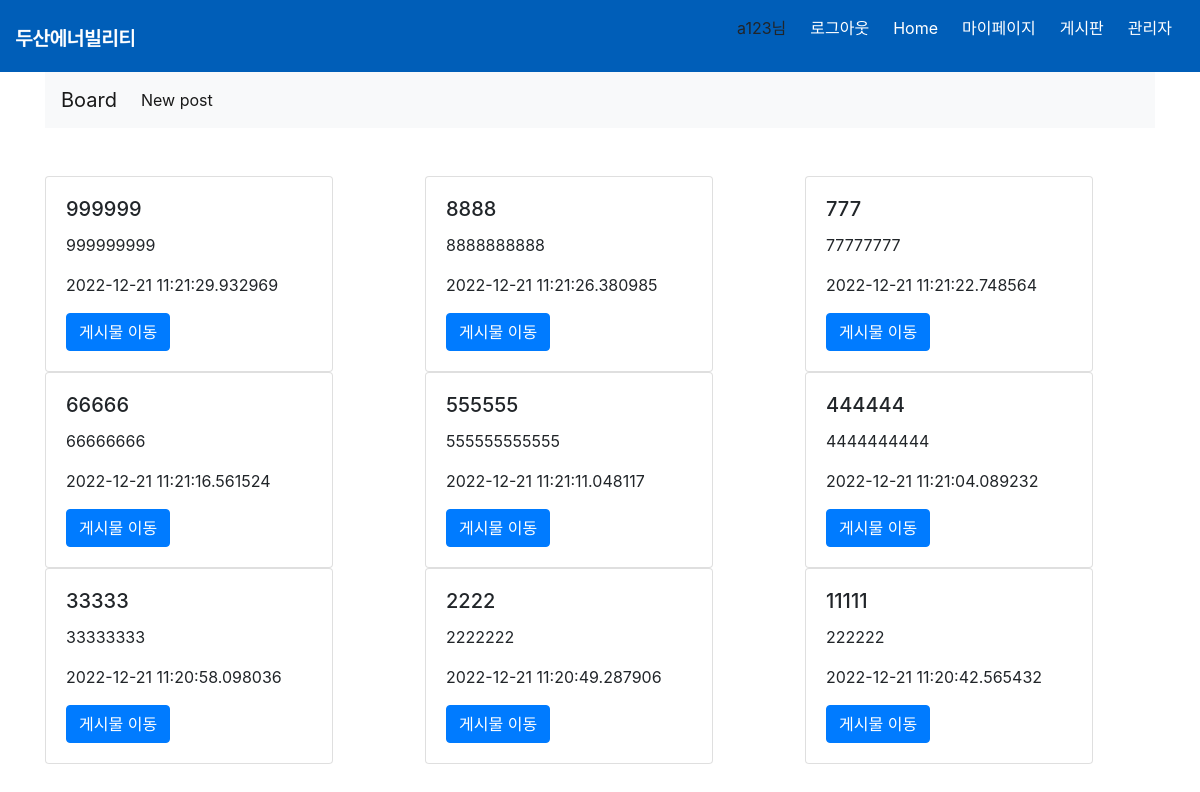
/board (signed in), run on the app's committed database.
### website/models.py (models this page shows, shortened)
class User(db.Model, UserMixin):
    id = db.Column(db.Integer, primary_key=True)
    auth = db.Column(db.String(50))
    name = db.Column(db.String(100), nullable=False)
    email = db.Column(db.String(100), unique=True, nullable=False)
    password = db.Column(db.String(100))
    age = db.Column(db.Integer)
    weight = db.Column(db.Integer)
    gender = db.Column(db.String(100))
    graduation = db.Column(db.String(100))
    hearing = db.Column(db.String(100))
    sight = db.Column(db.String(100))

class Post(db.Model):
    __tablename__ = "posts"
    id = db.Column(db.Integer, primary_key=True)
    title = db.Column(db.String, nullable=False)
    content = db.Column(db.String, nullable=False)
    created_at = db.Column(db.DateTime)
    comments = db.relationship('Comment',backref='post')

### website/auth.py (the view)
@auth.route('/board', methods=['GET', 'POST'])
def board():
    posts = Post.query.order_by(desc(Post.created_at)).all()
    return render_template("board.html", posts=posts)

### website/templates/board.html (shortened to what this page needs)
{% extends "base2.html" %}
{% block body_block %}
<div class='row'>
  {% for post in posts %}
    <div class="col-sm">
      <div class="card" style="width: 18rem;">
        <div class="card-body">
          <h5 class="card-title">{{post.title}}</h5>
          <p class="card-text">{{post.content}}</p>
          <p class="card-text">{{post.created_at}}</p>
          <a href="/posts/{{post.id}}" class="btn btn-primary">게시물 이동</a>
        </div>
      </div>
    </div>
  {% endfor %}
  </div>
{% endblock %}

### website/templates/base2.html (shortened to what this page needs)
<!DOCTYPE html>
<html lang="en">
<head>
    <link rel="stylesheet" href="{{ url_for('static', filename='css/style.css') }}"/>
    <link
      rel="stylesheet"
      href="https://stackpath.bootstrapcdn.com/bootstrap/4.4.1/css/bootstrap.min.css"
    />
    <link rel="stylesheet" href="https://stackpath.bootstrapcdn.com/bootstrap/4.1.3/css/bootstrap.min.css">
    <link
      rel="stylesheet"
      href="https://stackpath.bootstrapcdn.com/font-awesome/4.7.0/css/font-awesome.min.css"
    />
</head>
<body>
    <nav class="navbar">
      <div class="navbar__logo">
        <img src="{{ url_for('static', filename='img/logo-kr-w.png') }}" alt="두산애너빌리티">
      </div>
          <ul class="navbar__menu">
            {% if current_user.is_authenticated %}
              {% if current_user.auth == "관리자" %}
              <li><a>{{ current_user.name }}님</a></li>
              <li><a href="/logout">로그아웃</a></li>
              <li><a href="/">Home</a></li>
              <li><a href="/mypage">마이페이지</a></li>
              <li><a href="/board">게시판</a></li>
              <li><a href="/admin">관리자</a></li>
              {% else %}
              <li><a>{{ current_user.name }}님</a></li>
              <li><a href="/logout">로그아웃</a></li>
              <li><a href="/">Home</a></li>
              <li><a href="/mypage">마이페이지</a></li>
              <li><a href="/board">게시판</a></li>
              {% endif %}
            {% else %}
            <li><a href="/">Home</a></li>
            <li><a href="/mypage">마이페이지</a></li>
            <li><a href="/login">로그인</a></li>
            <li><a href="/board">게시판</a></li>
            {% endif%}
          </ul>
    </nav>
    <div class="container">
      <nav class="navbar navbar-expand-lg navbar-light bg-light">
        <a class="navbar-brand" href="/board">Board</a>
        <div class="collapse navbar-collapse" id="navbarNav">
          <ul class="navbar-nav">
            <li class="nav-item active">
              <a class="nav-link" href="/posts/new">New post<span class="sr-only">(current)</span></a>
            </li>
          </ul>
        </div>
      </nav>
      {% block body_block %} {% endblock %}
    </div>
</body>
</html>

### website/static/css/style.css (style rules this page uses)
:root { --text-color:#ffffff; --background-color:#005eb8; --accent-color:rgb(255, 0, 0); }
body { margin:0; font-family: 'Noto Sans KR', sans-serif; }
.navbar a { text-decoration: none; color:white; }
a { text-decoration: none; color:white; }
.navbar { display:flex; justify-content: space-between; align-items:center; background-color:#005eb8; }
.navbar__logo { padding-top: 0px; color:white; }
.navbar__menu { display:flex; list-style: none; align-items: center; padding-left : 0px; }
.navbar__menu li { padding:8px 12px; }

### data on the page
User: name "a123"
Post: title "999999", content "999999999", created_at "2022-12-21 11:21:29.932969"
Post: title "8888", content "8888888888", created_at "2022-12-21 11:21:26.380985"
Post: title "777", content "77777777", created_at "2022-12-21 11:21:22.748564"
Post: title "66666", content "66666666", created_at "2022-12-21 11:21:16.561524"
Post: title "555555", content "555555555555", created_at "2022-12-21 11:21:11.048117"
Post: title "444444", content "4444444444", created_at "2022-12-21 11:21:04.089232"
Post: title "33333", content "33333333", created_at "2022-12-21 11:20:58.098036"
Post: title "2222", content "2222222", created_at "2022-12-21 11:20:49.287906"
Post: title "11111", content "222222", created_at "2022-12-21 11:20:42.565432"
